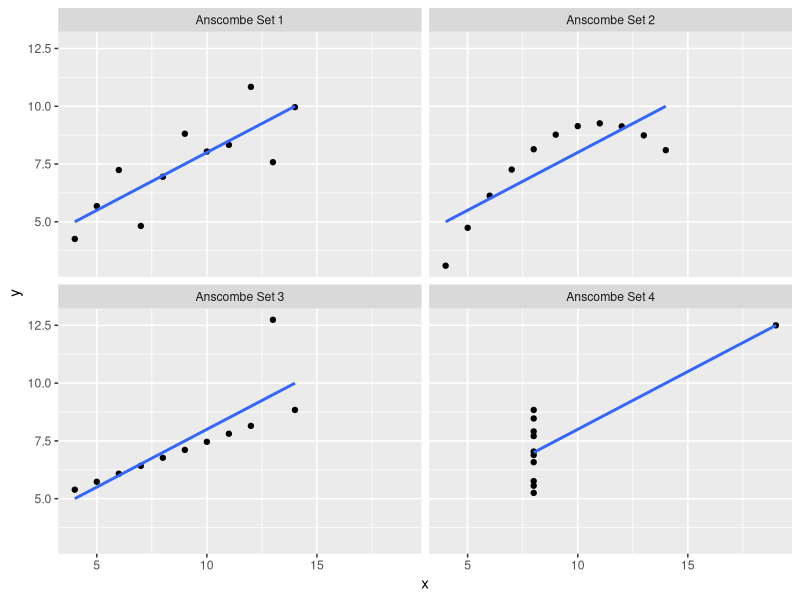
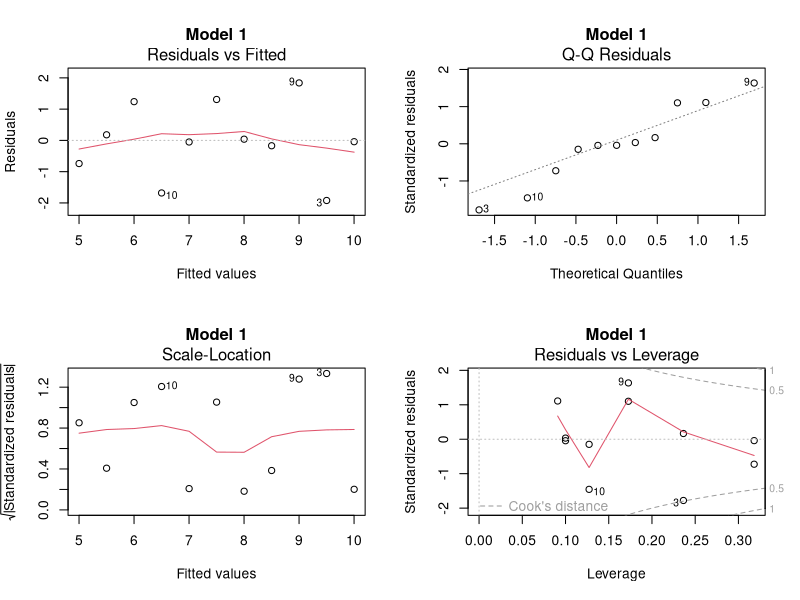
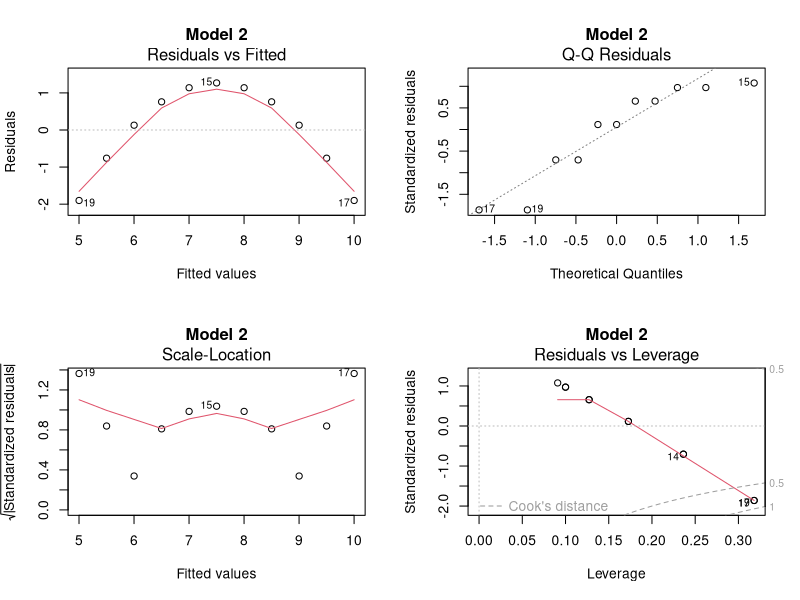
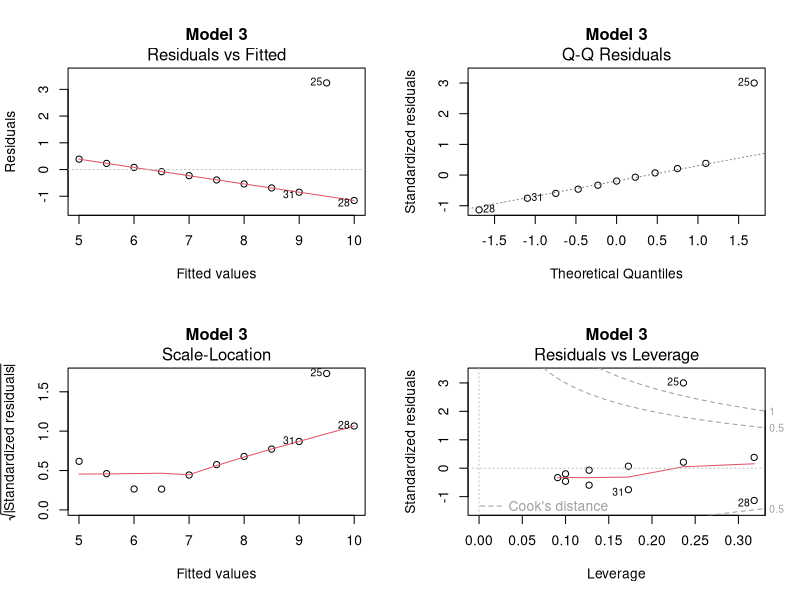
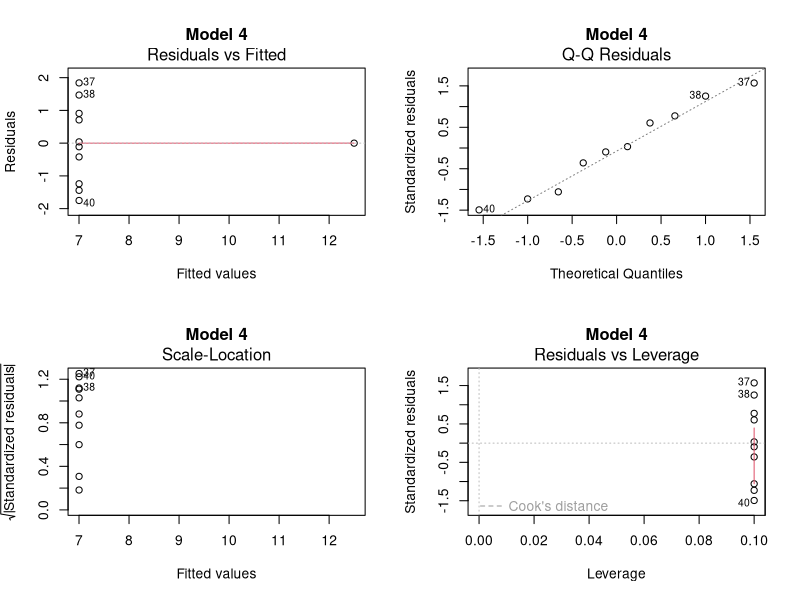

These charts were generated, in order, by the following R code:
## ---- chunk 1
knitr::opts_chunk$set(echo = TRUE)
knitr::opts_chunk$set(fig.width = 6, fig.height = 4.5) 
## ---- chunk 2
knitr::kable(anscombe)

## ---- chunk 3
anscombe.1 <- data.frame(x = anscombe[["x1"]], y = anscombe[["y1"]], Set = "Anscombe Set 1")
anscombe.2 <- data.frame(x = anscombe[["x2"]], y = anscombe[["y2"]], Set = "Anscombe Set 2")
anscombe.3 <- data.frame(x = anscombe[["x3"]], y = anscombe[["y3"]], Set = "Anscombe Set 3")
anscombe.4 <- data.frame(x = anscombe[["x4"]], y = anscombe[["y4"]], Set = "Anscombe Set 4")

anscombe.data <- rbind(anscombe.1, anscombe.2, anscombe.3, anscombe.4)
aggregate(cbind(x, y) ~ Set, anscombe.data, mean)
## ---- chunk 4
aggregate(cbind(x, y) ~ Set, anscombe.data, sd)

## ---- chunk 5
library(plyr)

correlation <- function(data) {
    x <- data.frame(r = cor(data$x, data$y))
    return(x)
}

ddply(.data = anscombe.data, .variables = "Set", .fun = correlation)
## ---- chunk 6
model1 <- lm(y ~ x, subset(anscombe.data, Set == "Anscombe Set 1"))
model2 <- lm(y ~ x, subset(anscombe.data, Set == "Anscombe Set 2"))
model3 <- lm(y ~ x, subset(anscombe.data, Set == "Anscombe Set 3"))
model4 <- lm(y ~ x, subset(anscombe.data, Set == "Anscombe Set 4"))
## ---- chunk 7
summary(model1)
## ---- chunk 8
summary(model2)
## ---- chunk 9
summary(model3)
## ---- chunk 10
summary(model4)
## ---- chunk 11
library(ggplot2)

gg <- ggplot(anscombe.data, aes(x = x, y = y))
gg <- gg + geom_point(color = "black")
gg <- gg + facet_wrap(~Set, ncol = 2)
gg <- gg + geom_smooth(formula = y ~ x, method = "lm", se = FALSE, data = anscombe.data)
gg
## ---- chunk 12
par(mfrow = c(2, 2))
plot(model1, main = "Model 1")


plot(model2, main = "Model 2")


plot(model3, main = "Model 3")


plot(model4, main = "Model 4")
